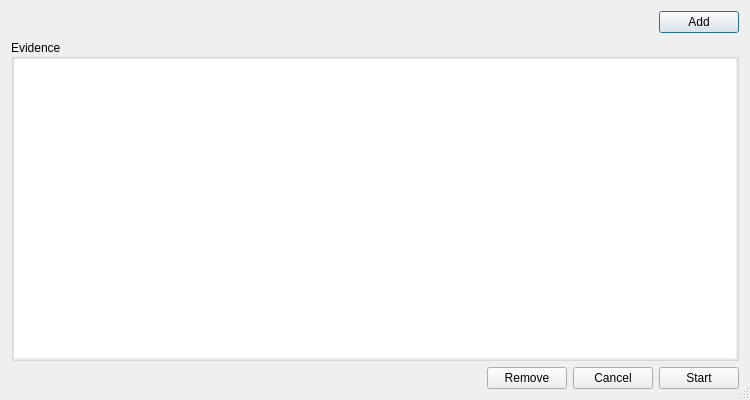
<?xml version="1.0" encoding="UTF-8"?>
<ui version="4.0">
 <class>AddEvidenceDialog</class>
 <widget class="QDialog" name="AddEvidenceDialog">
  <property name="windowModality">
   <enum>Qt::ApplicationModal</enum>
  </property>
  <property name="geometry">
   <rect>
    <x>0</x>
    <y>0</y>
    <width>750</width>
    <height>400</height>
   </rect>
  </property>
  <property name="acceptDrops">
   <bool>true</bool>
  </property>
  <property name="windowTitle">
   <string>Add Evidence</string>
  </property>
  <property name="sizeGripEnabled">
   <bool>true</bool>
  </property>
  <property name="modal">
   <bool>true</bool>
  </property>
  <layout class="QVBoxLayout" name="verticalLayout">
   <item>
    <layout class="QHBoxLayout" name="horizontalLayout">
     <item>
      <spacer name="horizontalSpacer">
       <property name="orientation">
        <enum>Qt::Horizontal</enum>
       </property>
       <property name="sizeHint" stdset="0">
        <size>
         <width>40</width>
         <height>20</height>
        </size>
       </property>
      </spacer>
     </item>
     <item>
      <widget class="QPushButton" name="addbutton">
       <property name="text">
        <string>Add</string>
       </property>
      </widget>
     </item>
    </layout>
   </item>
   <item>
    <widget class="QGroupBox" name="groupbox">
     <property name="acceptDrops">
      <bool>true</bool>
     </property>
     <property name="title">
      <string>Evidence</string>
     </property>
     <property name="alignment">
      <set>Qt::AlignLeading|Qt::AlignLeft|Qt::AlignVCenter</set>
     </property>
     <property name="flat">
      <bool>false</bool>
     </property>
     <layout class="QVBoxLayout" name="verticalLayout_2">
      <property name="leftMargin">
       <number>0</number>
      </property>
      <property name="topMargin">
       <number>0</number>
      </property>
      <property name="rightMargin">
       <number>0</number>
      </property>
      <property name="bottomMargin">
       <number>0</number>
      </property>
      <item>
       <widget class="QListWidget" name="evidencelist">
        <property name="acceptDrops">
         <bool>true</bool>
        </property>
        <property name="frameShape">
         <enum>QFrame::NoFrame</enum>
        </property>
        <property name="editTriggers">
         <set>QAbstractItemView::NoEditTriggers</set>
        </property>
        <property name="showDropIndicator" stdset="0">
         <bool>true</bool>
        </property>
        <property name="dragDropMode">
         <enum>QAbstractItemView::DropOnly</enum>
        </property>
        <property name="defaultDropAction">
         <enum>Qt::LinkAction</enum>
        </property>
        <property name="alternatingRowColors">
         <bool>true</bool>
        </property>
        <property name="selectionMode">
         <enum>QAbstractItemView::ExtendedSelection</enum>
        </property>
        <property name="uniformItemSizes">
         <bool>true</bool>
        </property>
        <property name="wordWrap">
         <bool>true</bool>
        </property>
       </widget>
      </item>
     </layout>
    </widget>
   </item>
   <item>
    <layout class="QHBoxLayout" name="horizontalLayout_2">
     <item>
      <spacer name="horizontalSpacer_2">
       <property name="orientation">
        <enum>Qt::Horizontal</enum>
       </property>
       <property name="sizeHint" stdset="0">
        <size>
         <width>40</width>
         <height>20</height>
        </size>
       </property>
      </spacer>
     </item>
     <item>
      <widget class="QPushButton" name="removebutton">
       <property name="text">
        <string>Remove</string>
       </property>
      </widget>
     </item>
     <item>
      <widget class="QPushButton" name="cancelbutton">
       <property name="text">
        <string>Cancel</string>
       </property>
      </widget>
     </item>
     <item>
      <widget class="QPushButton" name="startbutton">
       <property name="text">
        <string>Start</string>
       </property>
      </widget>
     </item>
    </layout>
   </item>
  </layout>
 </widget>
 <resources/>
 <connections/>
</ui>
